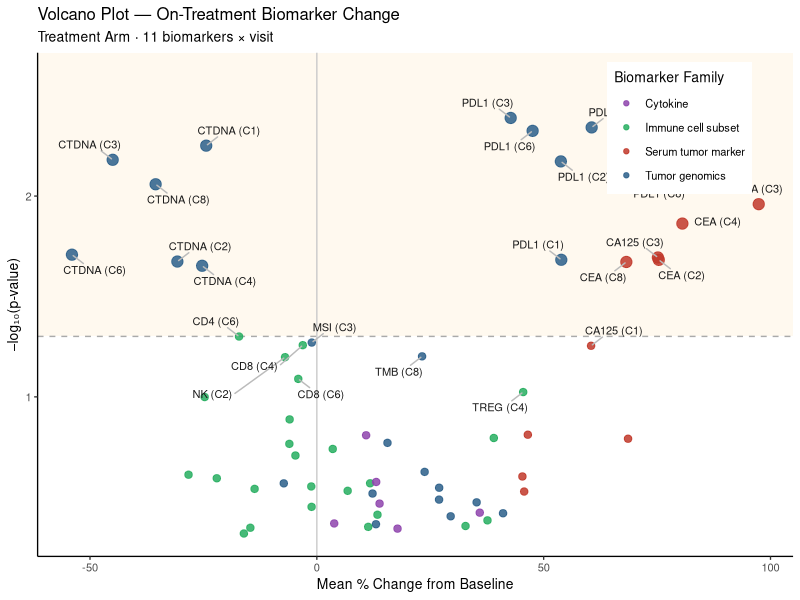

Write R code to recreate this figure.
library(ggplot2); library(ggrepel); library(dplyr)

set.seed(3)
PARAMS <- c("TMB","CTDNA","PDL1","MSI","CEA","CA125","CD8","CD4","NK","TREG","IFNg")
VISITS <- c("C1","C2","C3","C4","C6","C8")
FAM <- c(TMB="Tumor genomics",CTDNA="Tumor genomics",PDL1="Tumor genomics",MSI="Tumor genomics",
         CEA="Serum tumor marker",CA125="Serum tumor marker",CD8="Immune cell subset",
         CD4="Immune cell subset",NK="Immune cell subset",TREG="Immune cell subset",IFNg="Cytokine")
FAM_COLORS <- c("Tumor genomics"="#2c5f8a","Serum tumor marker"="#c0392b",
                "Immune cell subset"="#27ae60","Cytokine"="#8e44ad")

vol <- expand.grid(PARAMCD=PARAMS, AVISIT=VISITS, stringsAsFactors=FALSE) %>%
  mutate(mean_pchg = rnorm(n(), mean=c(TMB=30,CTDNA=-20,PDL1=50,MSI=10,CEA=80,
                                        CA125=60,CD8=-15,CD4=-5,NK=-10,TREG=20,IFNg=25)[PARAMCD], sd=15),
         pval = runif(n(), 0.001, 0.5),
         pval = ifelse(PARAMCD %in% c("CEA","PDL1","CTDNA"), pval*0.05, pval),
         log10p = -log10(pmax(pval,1e-10)),
         family = FAM[PARAMCD],
         label = paste0(PARAMCD," (",AVISIT,")"),
         sig = pval < 0.05)

p <- ggplot(vol, aes(mean_pchg, log10p, color=family)) +
  annotate("rect", xmin=-Inf, xmax=Inf, ymin=-log10(0.05), ymax=Inf,
           fill="#fff3e0", alpha=0.5) +
  geom_hline(yintercept=-log10(0.05), linetype="dashed", color="#aaaaaa") +
  geom_vline(xintercept=0, color="#cccccc") +
  geom_point(aes(size=sig), alpha=0.85) +
  scale_size_manual(values=c("TRUE"=3.5,"FALSE"=2.2), guide="none") +
  geom_text_repel(data=vol %>% filter(log10p>1),
                  aes(label=label), size=2.8, color="#1a1a1a",
                  box.padding=0.5, segment.color="#bbbbbb", max.overlaps=25) +
  scale_color_manual(values=FAM_COLORS, name="Biomarker Family") +
  labs(x="Mean % Change from Baseline", y="−log₁₀(p-value)",
       title="Volcano Plot — On-Treatment Biomarker Change",
       subtitle="Treatment Arm · 11 biomarkers × visit") +
  theme_classic(base_size=10) + theme(legend.position=c(0.85,0.85))

ggsave("plots/03_volcano.png", p, width=13, height=9, dpi=180, bg="white")
cat("03 done\n")
